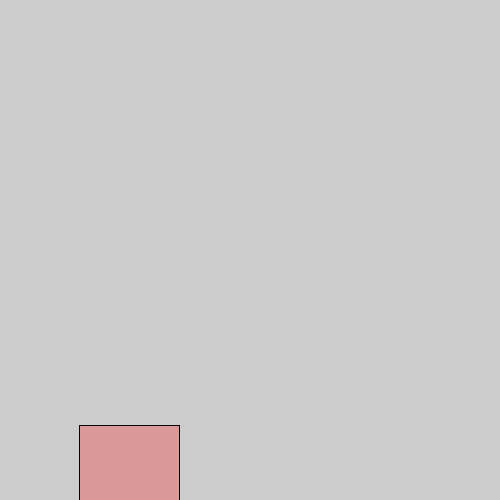
Frame 1 (no input)
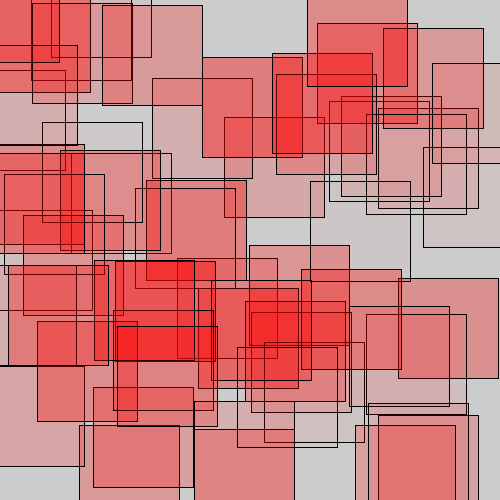
Frame 60 (the mouse pressed at the canvas centre just before this capture)
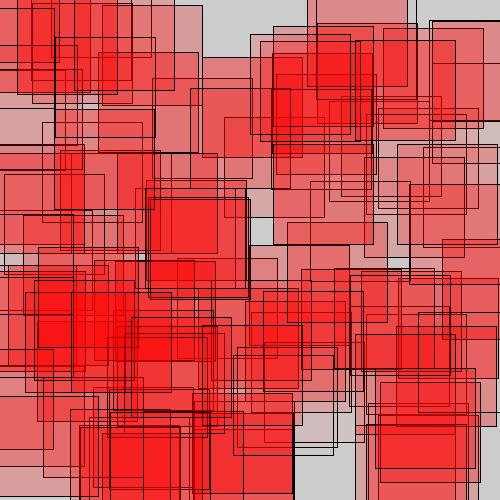
Frame 120 (the mouse held since frame 60 and released just before this capture)

The Processing sketch that drew these frames (run headless with seeded random() and noise(); from frame 60 on, the mouse is pressed at the canvas centre):

// Processing sketch: processing_129320
// ── processing_129320.pde


void setup () {
  size(500, 500);
  rectMode(CENTER);
}

void draw () {
//  background(#FFFFFF);
  fill(255, 0, 0);
  fill(#FF0000, random(100));
  rect(random(width), random(height), 100, 100);
}
